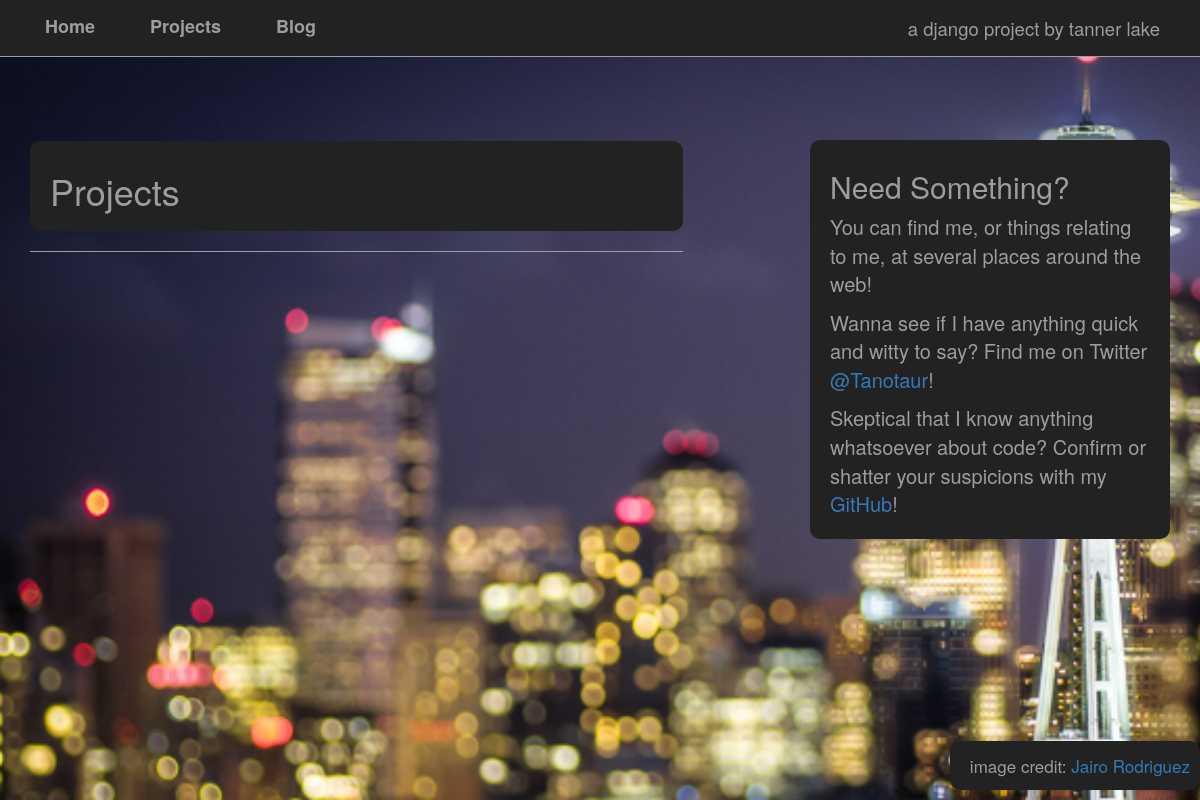
The page /projects/ on the database as committed earlier.
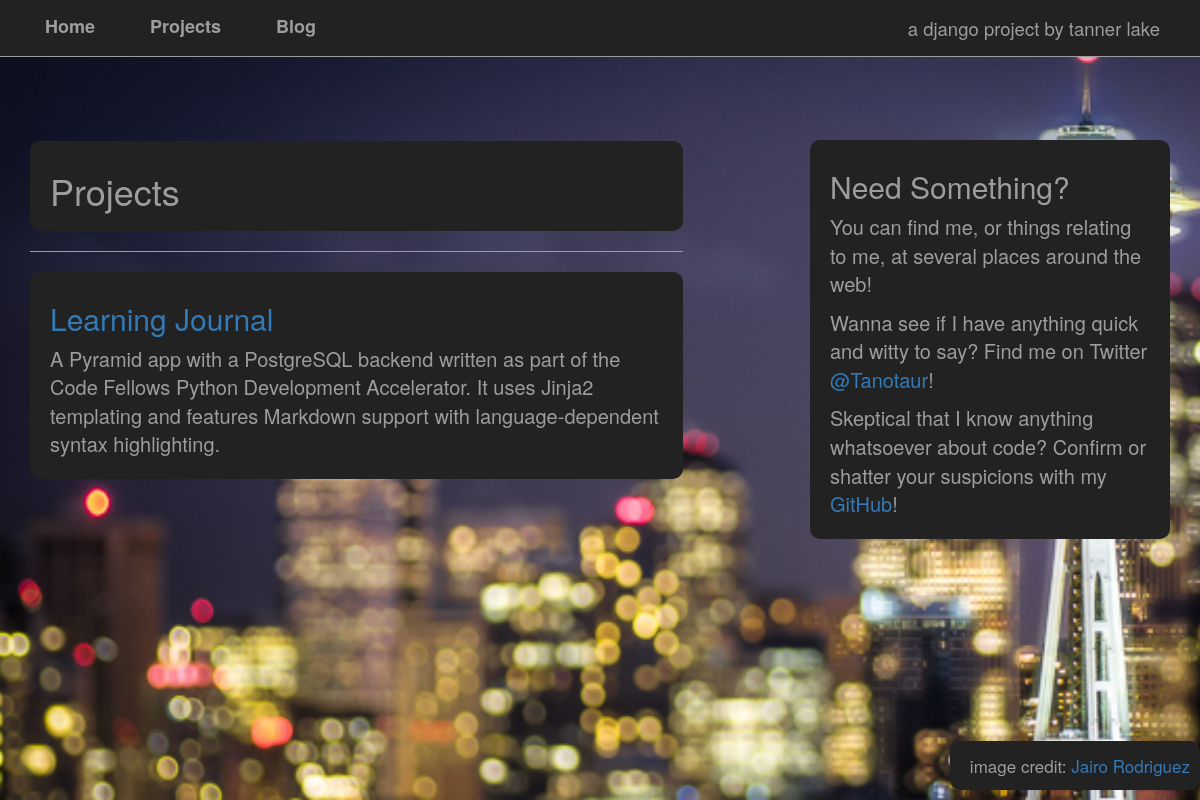
The same page on the database as committed later.
### app_projects/models.py (models this page shows, shortened)
@python_2_unicode_compatible
class Project(models.Model):
    title = models.CharField(max_length=127)
    desc = models.TextField()
    link = models.URLField(max_length=255)
    date_created = models.DateTimeField(auto_now_add=True)

### app_projects/views.py (the view)
class ProjectsListView(ListView):
    model = Project
    template_name = 'app_projects/projects_list.html'

### app_projects/templates/app_projects/projects_list.html (shortened to what this page needs)
{% extends 'base.html' %}
{% block pagehead %}
    <h1>Projects</h1>
{% endblock %}
{% block content %}
    {% for object in object_list %}
        <article class='panel-default'>
            <h2><a href='{{ object.link }}'>
            {{ object.title }}
            </a></h2>
            <p>{{ object.desc }}</p>
        </article>
    {% endfor %}
{% endblock %}

### app_home/templates/base.html (shortened to what this page needs)
<!DOCTYPE html>
<html>
    <head>
        <link href="{{ STATIC_URL }}css/bootstrap.min.css" rel="stylesheet">
        <link href="{{ STATIC_URL }}css/style.css" rel="stylesheet">
    </head>
    <body>
        <div class="container">
            <nav class='navbar navbar-inverse navbar-fixed-top'>
                <div class='container'>
                    <div class='container-fluid'>
                    <ul class='nav navbar-nav'>
                        <li>
                            <a class='navbar-brand'
                                href='{% url 'app_home-home' %}'>
                                <strong>
                                    Home
                                </strong>
                            </a>
                        </li>
                        <li>
                            <a class='navbar-brand'
                                href='{% url 'app_projects-projects_list' %}'>
                                <strong>
                                    Projects
                                </strong>
                            </a>
                        </li>
                        <li>
                            <a class='navbar-brand'
                                href='{% url 'app_blog-home' %}'>
                                <strong>
                                    Blog
                                </strong>
                            </a>
                        </li>
                    </ul>
                        <p class="navbar-text navbar-right">
                            a django project by tanner lake
                        </p>
                    </div>
                </div>
            </nav>
            <div class='row'>
                <div class='col-sm-7'>
                    <div class='page-header'>
                        <div class='panel-default'>
                            {% block pagehead %}{% endblock %}
                        </div>
                    </div>
                    {% block content %}{% endblock %}
                </div>
                <div class='col-sm-4 col-sm-offset-1'>
                    <div class='panel-default'>
                        {% block sidebar %}
                            <h2>
                                Need Something?
                            </h2>
                            <p>
                                You can find me, or things relating to me, at
                                several places around the web!
                            </p>
                            <p>
                                Wanna see if I have anything quick and witty to say?
                                Find me on Twitter
                                <a href="https://twitter.com/Tanotaur">
                                @Tanotaur</a>!
                            </p>
                            <p>
                                Skeptical that I know anything whatsoever about
                                code? Confirm or shatter your suspicions with my
                                <a href="https://github.com/tlake">GitHub</a>!
                            </p>
                        {% endblock%}
                    </div>
                </div>
            </div>
            <div class='container'>
                <div class='navbar-fixed-bottom'>
                    <div class='container-fluid'>
                        <p class='panel-default navbar-right'>
                            <small>image credit:
                            <a href='http://www.jairophoto.com/blog/downtown-seattle-out-of-focus/'>Jairo Rodriguez</a>
                            </small>
                        </p>
                    </div>
                </div>
            </div>
        </div>
    </body>
</html>

### app_home/static/css/style.css (style rules this page uses)
html { background: url("../images/background.jpg") no-repeat left center fixed; -webkit-background-size: cover; -moz-background-size: cover; -o-background-size: cover; background-size: cover; }
body { padding-top: 140px; background: transparent; font-size: 100%; }
.navbar { font-size: 1.85em; }
.navbar-inverse { border-color: #9d9d9d; }
.page-header { border-color: #9d9d9d; padding-bottom: 20px; margin-top: 1px; }
.panel-default { font-size: 2em; color: #9d9d9d; background-color: #222; padding: 10px 20px 10px; border-color: #080808; border-radius: 10px; }
.navbar-right { padding-right: 10px; }
.navbar-brand { margin-right: 40px; }
article.panel-default { margin-top: 20px; }

Rows that differ between the two databases and show on the page:
added Project: title "Learning Journal", desc "A Pyramid app with a PostgreSQL backend written as part of the Code Fellows Python Development Accelerator. It uses Jinja2 templating and features Markdown support with language-dependent syntax highlighting."
